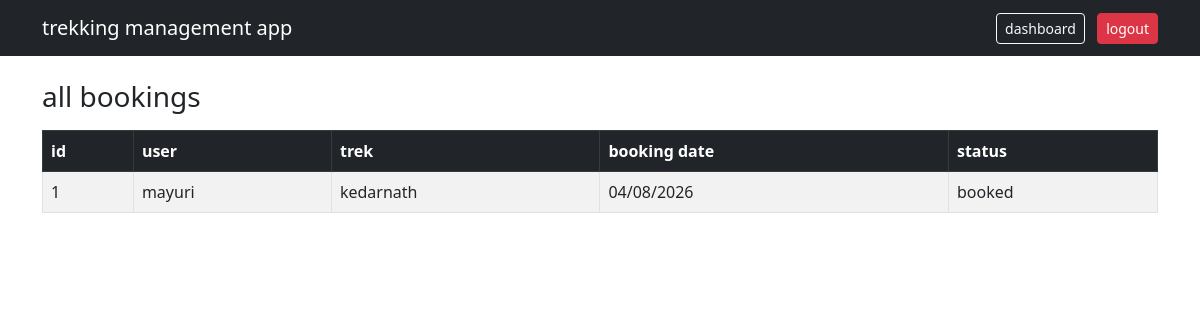
The app's page /admin/bookings (signed in) with its own data.
### database.py (models this page shows)
class Booking(db.Model):
    __tablename__ = 'booking'
    id = db.Column(db.Integer, primary_key=True)
    user_id = db.Column(db.Integer, db.ForeignKey('user.id'), nullable=False)
    trek_id = db.Column(db.Integer, db.ForeignKey('trek.id'), nullable=False)
    booking_date = db.Column(db.DateTime, default=datetime.utcnow)
    status = db.Column(db.String(20), default='booked')

class User(db.Model):
    __tablename__ = 'user'
    id = db.Column(db.Integer, primary_key=True)
    name = db.Column(db.String(120), nullable=False)
    email = db.Column(db.String(120), unique=True, nullable=False)
    contact = db.Column(db.String(20), nullable=False)
    password_hash = db.Column(db.String(128), nullable=False)
    status = db.Column(db.String(20), default='active')
    bookings = db.relationship('Booking', backref='user', lazy=True)

class Trek(db.Model):
    __tablename__ = 'trek'
    id = db.Column(db.Integer, primary_key=True)
    name = db.Column(db.String(120), nullable=False)
    location = db.Column(db.String(120), nullable=False)
    difficulty = db.Column(db.String(20), nullable=False)
    duration = db.Column(db.Integer, nullable=False)
    available_slots = db.Column(db.Integer, nullable=False)
    status = db.Column(db.String(20), default='pending')
    start_date = db.Column(db.DateTime, nullable=True)
    end_date = db.Column(db.DateTime, nullable=True)
    assigned_staff_id = db.Column(db.Integer, db.ForeignKey('staff.id'), nullable=True)
    bookings = db.relationship('Booking', backref='trek', lazy=True)

### app.py (the view)
@app.route('/admin/bookings')
def admin_bookings():
    if session.get('role') != 'admin':
        return redirect(url_for('login'))
    bookings = Booking.query.all()
    return render_template('admin/bookings.html', bookings=bookings)

### templates/admin/bookings.html (shortened to what this page needs)
<!DOCTYPE html>
<html lang="en">
<head>
    <link href="https://cdn.jsdelivr.net/npm/bootstrap@5.3.0-alpha1/dist/css/bootstrap.min.css" rel="stylesheet">
</head>
<body>
<nav class="navbar navbar-dark bg-dark">
    <div class="container">
        <a class="navbar-brand">trekking management app</a>
        <div>
            <a href="/admin/dashboard" class="btn btn-outline-light btn-sm me-2">dashboard</a>
            <a href="/logout" class="btn btn-danger btn-sm">logout</a>
        </div>
    </div>
</nav>
<div class="container mt-4">
    <h3>all bookings</h3>
    <table class="table table-bordered table-striped mt-3">
        <thead class="table-dark">
            <tr>
                <th>id</th>
                <th>user</th>
                <th>trek</th>
                <th>booking date</th>
                <th>status</th>
            </tr>
        </thead>
        <tbody>
            {% for booking in bookings %}
            <tr>
                <td>{{ booking.id }}</td>
                <td>{{ booking.user.name }}</td>
                <td>{{ booking.trek.name }}</td>
                <td>{{ booking.booking_date.strftime('%d/%m/%Y') }}</td>
                <td>{{ booking.status }}</td>
            </tr>
            {% else %}
            <tr>
                <td colspan="5" class="text-center">no bookings yet</td>
            </tr>
            {% endfor %}
        </tbody>
    </table>
</div>
</body>
</html>

### records on screen
Booking: id "1", user.name "mayuri", trek.name "kedarnath", booking_date "04/08/2026", status "booked"
